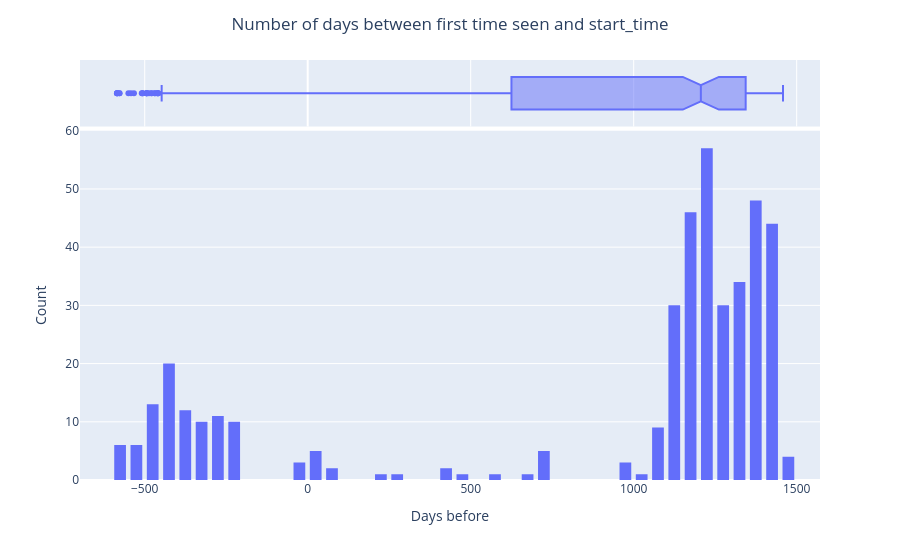

The notebook cell this image was saved under:
### Markdown cell above
#### Stats of days before the first time seen

Based on the first_seen_date and the start time of the events, we could estimate how many days we could know before the event starts.

### Code cell
df = px.data.tips()

fig = px.histogram(
    event_df,
    x="day_from_first_seen",
    marginal="box",  # can be 'rug' `box`, `violin`
    hover_data=["id", "title", "category", "labels"],
    nbins=50,
)

fig.update_layout(
    title_text="Number of days between first time seen and start_time",  # title of plot
    title_x=0.5,
    xaxis_title_text="Days before",  # xaxis label
    yaxis_title_text="Count",  # yaxis label
    bargap=0.2,  # gap between bars of adjacent location coordinates
    bargroupgap=0.1,  # gap between bars of the same location coordinates
)

fig.show()
